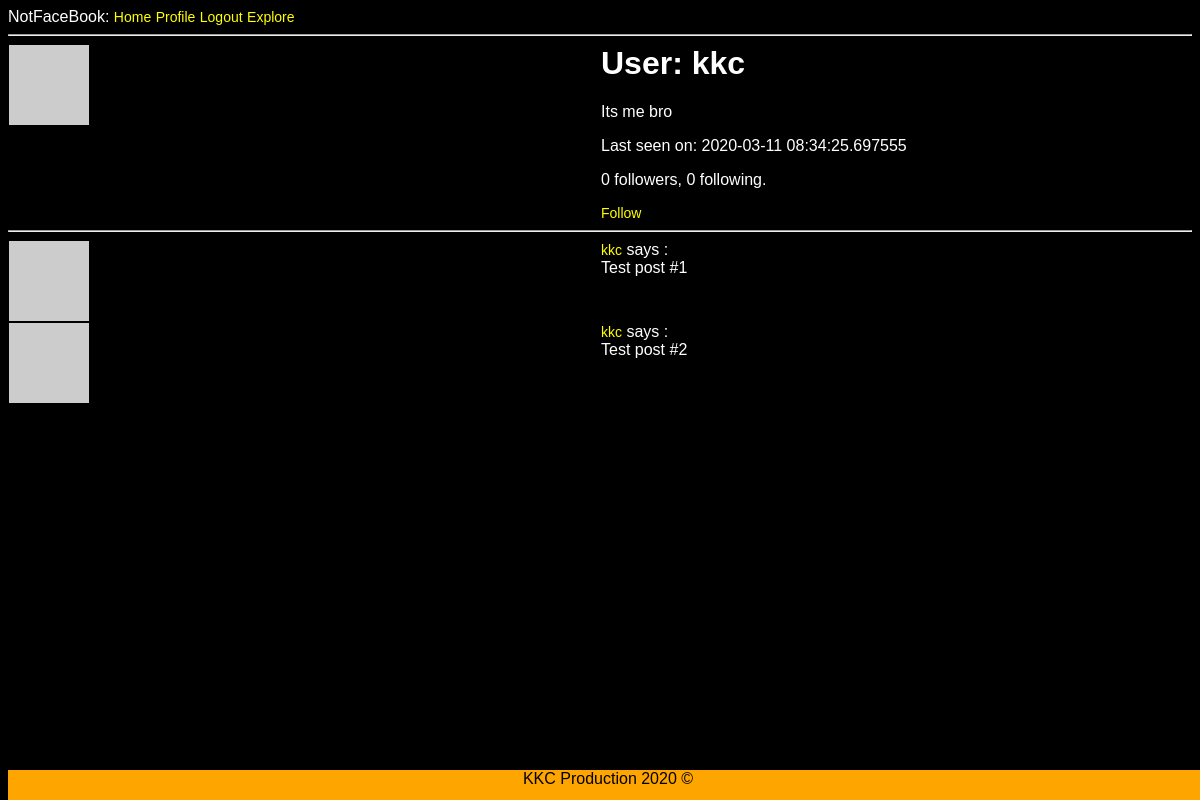
The page /user/kkc (signed in) on the database as committed earlier.
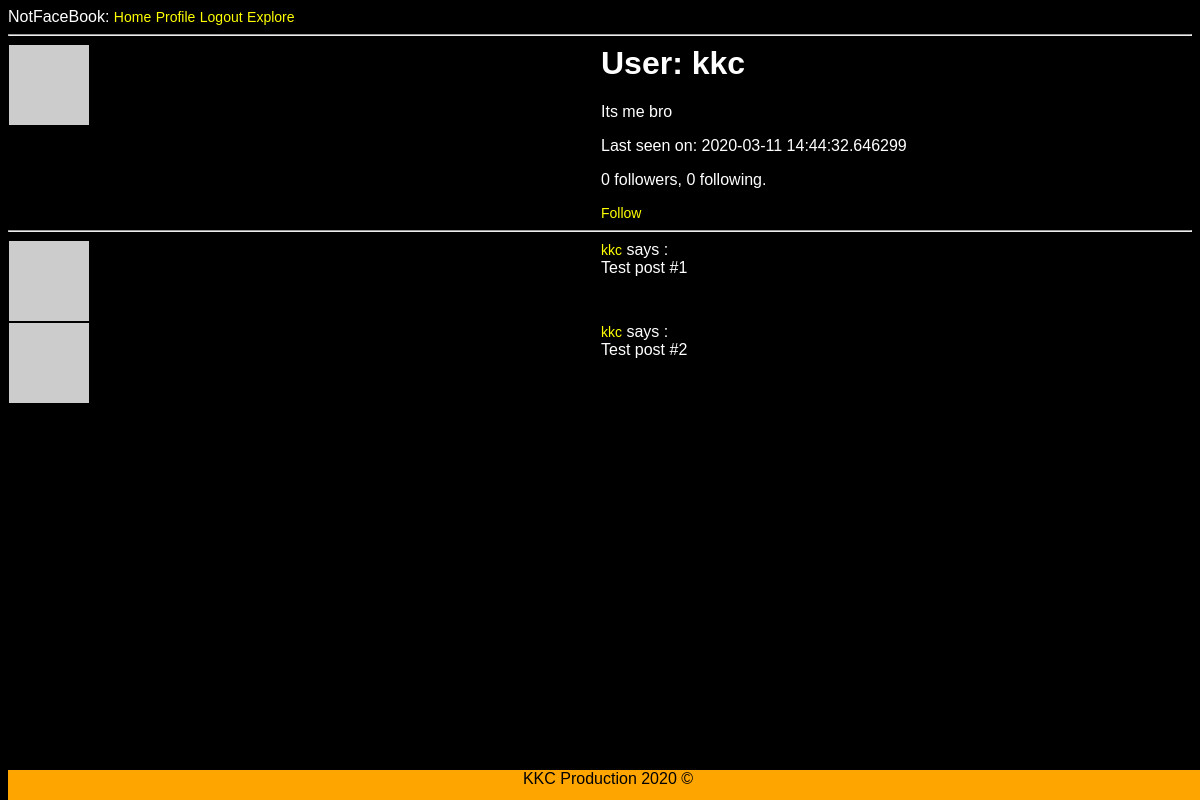
The same page on the database as committed later.
### app/models.py (models this page shows, shortened)
class User(UserMixin, db.Model):
	id = db.Column(db.Integer, primary_key=True)
	username = db.Column(db.String(64), index=True, unique=True)
	email = db.Column(db.String(120), index=True, unique=True)
	password_hash = db.Column(db.String(120))
	posts = db.relationship('Post', backref='author', lazy = 'dynamic')
	about_me = db.Column(db.String(140))
	last_seen = db.Column(db.DateTime, default=datetime.utcnow)
	followed = db.relationship('User', secondary = followers, primaryjoin=(followers.c.follower_id == id), secondaryjoin=(followers.c.followed_id == id), backref=db.backref('followers', lazy='dynamic'),lazy='dynamic')
	def avatar(self,size):
		digest = md5(self.email.lower().encode('utf-8')).hexdigest()
		return 'https://www.gravatar.com/avatar/{}?d=identicon&s={}'.format(digest,size)
	def is_following(self, user):
		return self.followed.filter(followers.c.followed_id == user.id).count()> 0

### app/routes.py (the view)
@app.route('/user/<username>')
@login_required
def user(username):
	user = User.query.filter_by(username=username).first_or_404()
	posts= [{'author':user, 'body': 'Test post #1'},{'author':user, 'body': 'Test post #2'}]
	return render_template('user.html', user=user,posts=posts)

### app/models.py (called while the page is built)
@login.user_loader
def load_user(id):
	return User.query.get(int(id))

### app/routes.py (called while the page is built)
@app.before_request
def before_request():
	if current_user.is_authenticated:
		current_user.last_seen = datetime.utcnow()
		db.session.commit()

### app/templates/user.html (shortened to what this page needs)
{% extends "base.html" %}
{% block content %}
	<table>
		<tr valign="top">
			<td><img src="{{ user.avatar(128) }}"></td>
			<td>
                <h1>User: {{ user.username }}</h1>
                {% if user.about_me %}<p>{{ user.about_me }}</p>{% endif %}
                {% if user.last_seen %}<p>Last seen on: {{ user.last_seen }}</p>{% endif %}
                <p>{{ user.followers.count() }} followers, {{ user.followed.count() }} following.</p>
                {% if user == current_user %}
                <p><a href="{{ url_for('edit_profile') }}">Edit your profile</a></p>
                {% elif not current_user.is_following(user) %}
                <p><a href="{{ url_for('follow', username=user.username) }}">Follow</a></p>
                {% else %}
                <p><a href="{{ url_for('unfollow', username=user.username) }}">Unfollow</a></p>
                {% endif %}
            </td>
		</tr>
	</table>
	<hr>
	{% for post in posts %}
		{% include '_post.html' %}
	{% endfor %}
{% endblock %}

### app/templates/base.html (shortened to what this page needs)
<html>
    <head>
    </head>
    <body>
        <div>
            NotFaceBook:
           <a href="{{ url_for('index') }}">Home</a>
           {% if current_user.is_anonymous %}
           <a href="{{ url_for('login') }}">Login</a>
           {% else %}
           <a href="{{ url_for('user', username=current_user.username) }}">Profile</a>
           <a href="{{url_for('logout')}}">Logout</a>
           <a href="{{ url_for('explore') }}">Explore</a>
           {% endif %}
        </div>
        <hr>
        {% block content %}
        {% endblock %}
        <footer><center>KKC Production 2020 &copy; </center>
    </body>
</html>

### app/templates/_post.html
<table>
	<tr valign="top">
		<td><img src="{{ post.author.avatar(36) }}"></td>
		<td>
			<a href="{{ url_for('user', username=post.author.username) }}">
						 {{ post.author.username }}</a>
			says :<br> {{ post.body }}
		</td>
	</tr>
</table>

### app/templates/base.html (style rules this page uses)
footer { position: absolute; bottom:0; width:100%; height:30px; background:orange; color:black; }
body { color:black; background: black; font-family: 'Lucida Sans Unicode', 'Arial', serif; color: white; }
a { text-align: center; outline: none; display: inline-block; text-decoration: none; font-size: 14px; color: yellow; }
table { width:100%; border-collapse:collapse; table-layout:fixed; align-content: center; }

Rows that differ between the two databases and show on the page:
changed User "kkc": last_seen "2020-03-11 08:34:25.697555" → "2020-03-11 14:44:32.646299"
